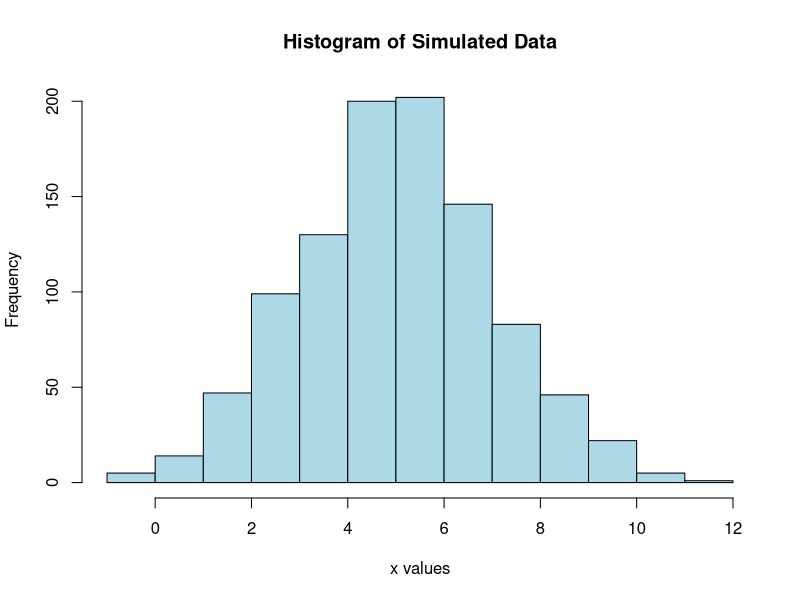
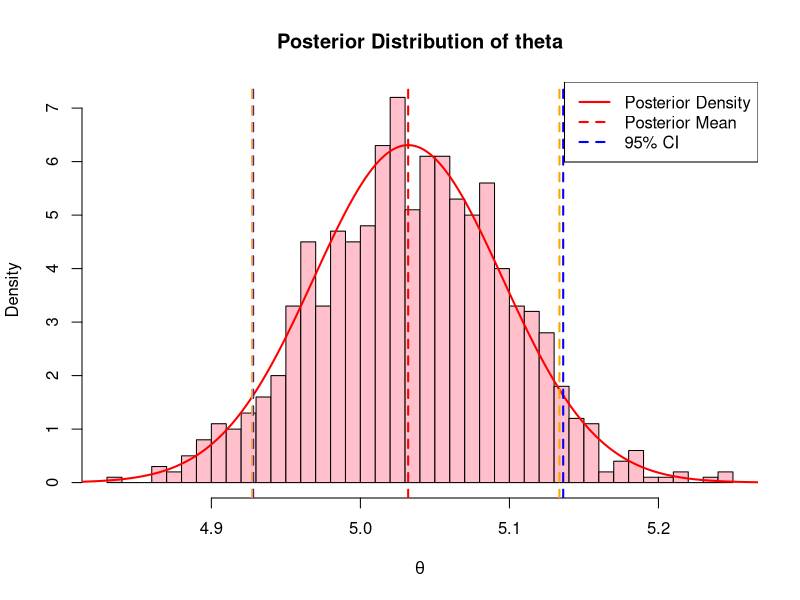

These figures' R source, in order:
# --- Step 1: Set parameters ---
theta_true <- 5        # True theta
sigma <- 2             # Known SD of X_i
n <- 1000               # Sample size

# Prior hyperparameters
mu0 <- 0
sigma0 <- 10

# --- Step 2: Simulate data ---
set.seed(123)
x <- rnorm(n, mean = theta_true, sd = sigma)

# Histogram of simulated data
hist(x, 
     col = "lightblue", 
     main = "Histogram of Simulated Data",
     xlab = "x values",
     ylab = "Frequency")

# --- Step 3: Compute posterior parameters ---
x_bar <- mean(x)

sigma_n2 <- 1 / (n / sigma^2 + 1 / sigma0^2)   # Posterior variance
mu_n <- sigma_n2 * (n * x_bar / sigma^2 + mu0 / sigma0^2)  # Posterior mean
sigma_n <- sqrt(sigma_n2)  # Posterior SD

# "Sample mean:"
x_bar 
# "Posterior mean (mu_n):"
mu_n
# "Posterior SD (sigma_n):"
sigma_n

# --- Step 4: Draw posterior samples ---
posterior_samples <- rnorm(1000, mean = mu_n, sd = sigma_n)
# "Posterior mean (numerically):"
mean(posterior_samples)
mu_n
# Histogram of posterior

hist(posterior_samples, breaks = 30, probability = TRUE,
     main = "Posterior Distribution of theta",
     xlab = expression(theta),
     col = "pink")

# Overlay posterior density
theta_vals <- seq(mu_n - 4*sigma_n, mu_n + 4*sigma_n, length.out = 500)

lines(theta_vals, dnorm(theta_vals, mean = mu_n, sd = sigma_n), col = "red", lwd = 2)



# --- Step 5: Highlight 95% posterior interval ---
ci <- qnorm(c(0.05, 0.95), mean = mu_n, sd = sigma_n)
abline(v = ci, col = "blue", lwd = 2, lty = 2)
abline(v = mu_n, col = "red", lwd = 2, lty = 2)

# --- Step 6: Highlight 95% posterior interval (by posterior samples) ---
ci_sample=quantile(posterior_samples,c(0.05, 0.95))
abline(v = ci_sample, col = "orange", lwd = 2, lty = 2)

legend("topright", legend = c("Posterior Density", "Posterior Mean", "95% CI"),
       col = c("red", "red", "blue"), lwd = 2, lty = c(1,2,2))


# "95% posterior interval: 
ci
